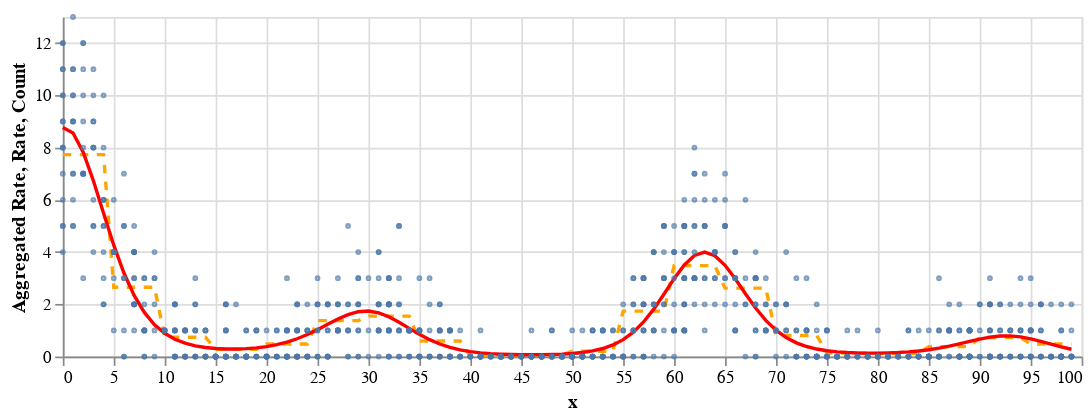

The notebook cell saved with this chart:
### Code cell
# Create a clean dataset without the Interval objects for plotting
df_plot = df_data.drop(columns=['range'])

rate = (
	alt.Chart(df_plot)
	.mark_line(color='red')
	.encode(
		x=alt.X('x', title='x'),
		y=alt.Y('rate', title='Rate'),
	)
)

count = alt.Chart(df_plot).mark_point(size=2).encode(
	x=alt.X('x', title='x'),
	y=alt.Y('y', title='Count'),
)

rate_agg = (
	alt.Chart(df_plot)
	.mark_line(color='orange', strokeDash=[5, 5])  # Changed color and added dashed line to distinguish
	.encode(
		x=alt.X('x', title='x'),
		y=alt.Y('rate_agg', title='Aggregated Rate'),
	)
)

(rate_agg + rate + count).properties(width=600, height=200)

### Figure 1 — Vega-Lite specification as saved in the notebook (floating-point values rounded to 4 significant figures; data arrays with more than 128 entries replaced by an {"elided": "..."} marker saying what was removed)
{"config": {"view": {"continuousWidth": 300, "continuousHeight": 300}}, "layer": [{"mark": {"type": "line", "color": "orange", "strokeDash": [5, 5]}, "encoding": {"x": {"field": "x", "title": "x", "type": "quantitative"}, "y": {"field": "rate_agg", "title": "Aggregated Rate", "type": "quantitative"}}}, {"mark": {"type": "line", "color": "red"}, "encoding": {"x": {"field": "x", "title": "x", "type": "quantitative"}, "y": {"field": "rate", "title": "Rate", "type": "quantitative"}}}, {"mark": {"type": "point", "size": 2}, "encoding": {"x": {"field": "x", "title": "x", "type": "quantitative"}, "y": {"field": "y", "title": "Count", "type": "quantitative"}}}], "data": {"name": "data-d824823a979acba1184628ef0548de45"}, "height": 200, "width": 600, "$schema": "https://vega.github.io/schema/vega-lite/v5.20.1.json", "datasets": {"data-d824823a979acba1184628ef0548de45": {"elided": "1000 records"}}}
